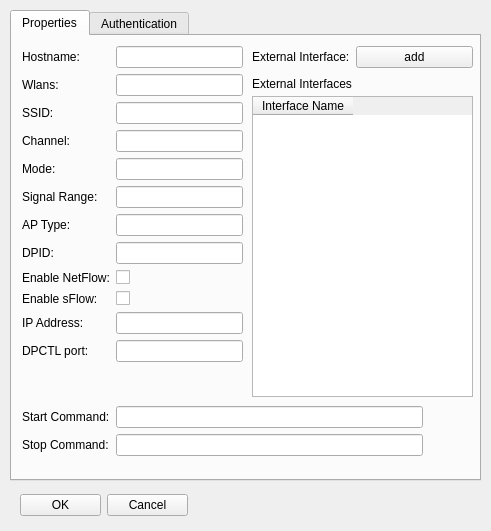
<?xml version="1.0" encoding="UTF-8"?>
<ui version="4.0">
 <class>MainWindow</class>
 <widget class="QMainWindow" name="MainWindow">
  <property name="geometry">
   <rect>
    <x>0</x>
    <y>0</y>
    <width>491</width>
    <height>531</height>
   </rect>
  </property>
  <property name="windowTitle">
   <string>MainWindow</string>
  </property>
  <widget class="QWidget" name="centralwidget">
   <widget class="QWidget" name="gridLayoutWidget">
    <property name="geometry">
     <rect>
      <x>20</x>
      <y>490</y>
      <width>168</width>
      <height>31</height>
     </rect>
    </property>
    <layout class="QGridLayout" name="gridLayout">
     <item row="0" column="0">
      <widget class="QPushButton" name="pushButton">
       <property name="text">
        <string>OK</string>
       </property>
      </widget>
     </item>
     <item row="0" column="1">
      <widget class="QPushButton" name="pushButton_5">
       <property name="text">
        <string>Cancel</string>
       </property>
      </widget>
     </item>
    </layout>
   </widget>
   <widget class="QTabWidget" name="tabWidget">
    <property name="geometry">
     <rect>
      <x>10</x>
      <y>10</y>
      <width>471</width>
      <height>471</height>
     </rect>
    </property>
    <property name="currentIndex">
     <number>0</number>
    </property>
    <widget class="QWidget" name="tab">
     <attribute name="title">
      <string>Properties</string>
     </attribute>
     <widget class="QWidget" name="formLayoutWidget">
      <property name="geometry">
       <rect>
        <x>10</x>
        <y>10</y>
        <width>221</width>
        <height>352</height>
       </rect>
      </property>
      <layout class="QFormLayout" name="formLayout">
       <item row="0" column="0">
        <widget class="QLabel" name="label">
         <property name="text">
          <string>Hostname:</string>
         </property>
        </widget>
       </item>
       <item row="1" column="0">
        <widget class="QLabel" name="label_2">
         <property name="text">
          <string>Wlans:</string>
         </property>
        </widget>
       </item>
       <item row="2" column="0">
        <widget class="QLabel" name="label_3">
         <property name="text">
          <string>SSID:</string>
         </property>
        </widget>
       </item>
       <item row="3" column="0">
        <widget class="QLabel" name="label_4">
         <property name="text">
          <string>Channel:</string>
         </property>
        </widget>
       </item>
       <item row="4" column="0">
        <widget class="QLabel" name="label_5">
         <property name="text">
          <string>Mode:</string>
         </property>
        </widget>
       </item>
       <item row="5" column="0">
        <widget class="QLabel" name="label_6">
         <property name="text">
          <string>Signal Range:</string>
         </property>
        </widget>
       </item>
       <item row="6" column="0">
        <widget class="QLabel" name="label_7">
         <property name="text">
          <string>AP Type:</string>
         </property>
        </widget>
       </item>
       <item row="7" column="0">
        <widget class="QLabel" name="label_8">
         <property name="text">
          <string>DPID:</string>
         </property>
        </widget>
       </item>
       <item row="8" column="0">
        <widget class="QLabel" name="label_15">
         <property name="text">
          <string>Enable NetFlow:</string>
         </property>
        </widget>
       </item>
       <item row="8" column="1">
        <widget class="QCheckBox" name="checkBox">
         <property name="text">
          <string/>
         </property>
        </widget>
       </item>
       <item row="9" column="0">
        <widget class="QLabel" name="label_16">
         <property name="text">
          <string>Enable sFlow:</string>
         </property>
        </widget>
       </item>
       <item row="9" column="1">
        <widget class="QCheckBox" name="checkBox_2">
         <property name="text">
          <string/>
         </property>
        </widget>
       </item>
       <item row="10" column="0">
        <widget class="QLabel" name="label_17">
         <property name="text">
          <string>IP Address:</string>
         </property>
        </widget>
       </item>
       <item row="11" column="0">
        <widget class="QLabel" name="label_18">
         <property name="text">
          <string>DPCTL port:</string>
         </property>
        </widget>
       </item>
       <item row="0" column="1">
        <widget class="QLineEdit" name="lineEdit"/>
       </item>
       <item row="1" column="1">
        <widget class="QLineEdit" name="lineEdit_2"/>
       </item>
       <item row="2" column="1">
        <widget class="QLineEdit" name="lineEdit_3"/>
       </item>
       <item row="3" column="1">
        <widget class="QLineEdit" name="lineEdit_4"/>
       </item>
       <item row="4" column="1">
        <widget class="QLineEdit" name="lineEdit_5"/>
       </item>
       <item row="5" column="1">
        <widget class="QLineEdit" name="lineEdit_6"/>
       </item>
       <item row="6" column="1">
        <widget class="QLineEdit" name="lineEdit_7">
         <property name="text">
          <string/>
         </property>
        </widget>
       </item>
       <item row="7" column="1">
        <widget class="QLineEdit" name="lineEdit_12"/>
       </item>
       <item row="10" column="1">
        <widget class="QLineEdit" name="lineEdit_13"/>
       </item>
       <item row="11" column="1">
        <widget class="QLineEdit" name="lineEdit_14"/>
       </item>
      </layout>
     </widget>
     <widget class="QLabel" name="label_19">
      <property name="geometry">
       <rect>
        <x>240</x>
        <y>40</y>
        <width>101</width>
        <height>16</height>
       </rect>
      </property>
      <property name="text">
       <string>External Interfaces</string>
      </property>
     </widget>
     <widget class="QWidget" name="formLayoutWidget_4">
      <property name="geometry">
       <rect>
        <x>240</x>
        <y>10</y>
        <width>221</width>
        <height>27</height>
       </rect>
      </property>
      <layout class="QFormLayout" name="formLayout_4">
       <item row="0" column="1">
        <widget class="QPushButton" name="pushButton_2">
         <property name="text">
          <string>add</string>
         </property>
        </widget>
       </item>
       <item row="0" column="0">
        <widget class="QLabel" name="label_20">
         <property name="text">
          <string>External Interface:</string>
         </property>
        </widget>
       </item>
      </layout>
     </widget>
     <widget class="QTableWidget" name="tableWidget_2">
      <property name="geometry">
       <rect>
        <x>240</x>
        <y>60</y>
        <width>221</width>
        <height>301</height>
       </rect>
      </property>
      <column>
       <property name="text">
        <string>Interface Name</string>
       </property>
      </column>
     </widget>
     <widget class="QWidget" name="formLayoutWidget_5">
      <property name="geometry">
       <rect>
        <x>10</x>
        <y>370</y>
        <width>401</width>
        <height>61</height>
       </rect>
      </property>
      <layout class="QFormLayout" name="formLayout_5">
       <item row="0" column="1">
        <widget class="QLineEdit" name="lineEdit_15"/>
       </item>
       <item row="1" column="0">
        <widget class="QLabel" name="label_22">
         <property name="text">
          <string>Stop Command:</string>
         </property>
        </widget>
       </item>
       <item row="1" column="1">
        <widget class="QLineEdit" name="lineEdit_16"/>
       </item>
       <item row="0" column="0">
        <widget class="QLabel" name="label_21">
         <property name="text">
          <string>Start Command:</string>
         </property>
        </widget>
       </item>
      </layout>
     </widget>
    </widget>
    <widget class="QWidget" name="tab_2">
     <attribute name="title">
      <string>Authentication</string>
     </attribute>
     <widget class="QWidget" name="formLayoutWidget_2">
      <property name="geometry">
       <rect>
        <x>0</x>
        <y>0</y>
        <width>160</width>
        <height>89</height>
       </rect>
      </property>
      <layout class="QFormLayout" name="formLayout_2">
       <item row="0" column="0">
        <widget class="QLabel" name="label_9">
         <property name="text">
          <string>Authentication:</string>
         </property>
        </widget>
       </item>
       <item row="0" column="1">
        <widget class="QComboBox" name="comboBox_2">
         <item>
          <property name="text">
           <string>none</string>
          </property>
         </item>
         <item>
          <property name="text">
           <string>WEP</string>
          </property>
         </item>
         <item>
          <property name="text">
           <string>WPA</string>
          </property>
         </item>
         <item>
          <property name="text">
           <string>WPA2</string>
          </property>
         </item>
         <item>
          <property name="text">
           <string>8021x</string>
          </property>
         </item>
        </widget>
       </item>
       <item row="1" column="0">
        <widget class="QLabel" name="label_10">
         <property name="text">
          <string>Username:</string>
         </property>
        </widget>
       </item>
       <item row="1" column="1">
        <widget class="QLineEdit" name="lineEdit_8"/>
       </item>
       <item row="2" column="0">
        <widget class="QLabel" name="label_11">
         <property name="text">
          <string>Password:</string>
         </property>
        </widget>
       </item>
       <item row="2" column="1">
        <widget class="QLineEdit" name="lineEdit_9"/>
       </item>
      </layout>
     </widget>
    </widget>
   </widget>
  </widget>
 </widget>
 <resources/>
 <connections/>
</ui>
